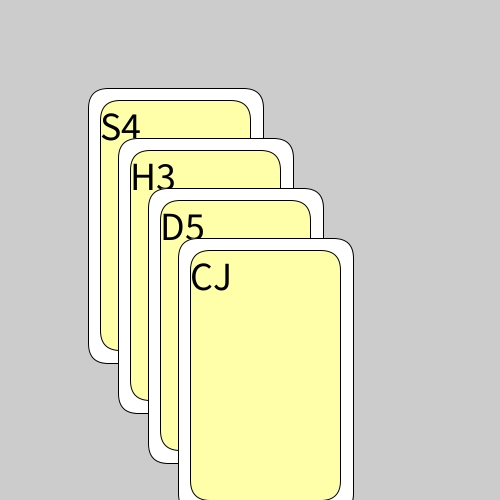
Frame 1 (no input)
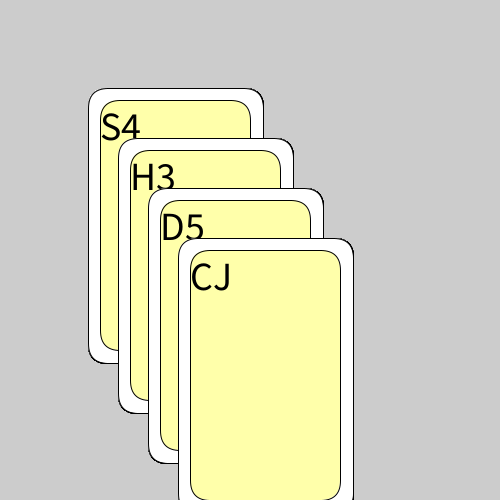
Frame 60 (the mouse pressed at the canvas centre just before this capture)
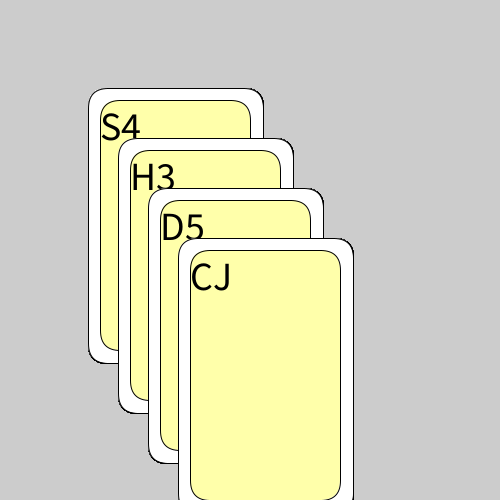
Frame 120 (the mouse held since frame 60 and released just before this capture)

The Processing sketch that drew these frames (run headless with seeded random() and noise(); from frame 60 on, the mouse is pressed at the canvas centre):

// Processing sketch: week02_3_poker_cards
// ── week02_3_poker_cards.pde
void setup(){
  size(500,500); 
}
int  W=25;
void draw(){
  drawCard(100,100,"S4");//使用函式
  drawCard(130,150,"H3");
  drawCard(160,200,"D5");
  drawCard(190,250,"CJ");
}////牌面：黑桃Spade, Heart, Dimand,Club
void drawCard(int x,int y, String face){
  fill(255);
  rect(x-W/2,y-W/2,150+W,250+W,20);
  fill(#FFFFAA);
  rect(x,y,150,250,20);
  fill(0);
  textSize(40);
  text(face,x,y+40);
}
